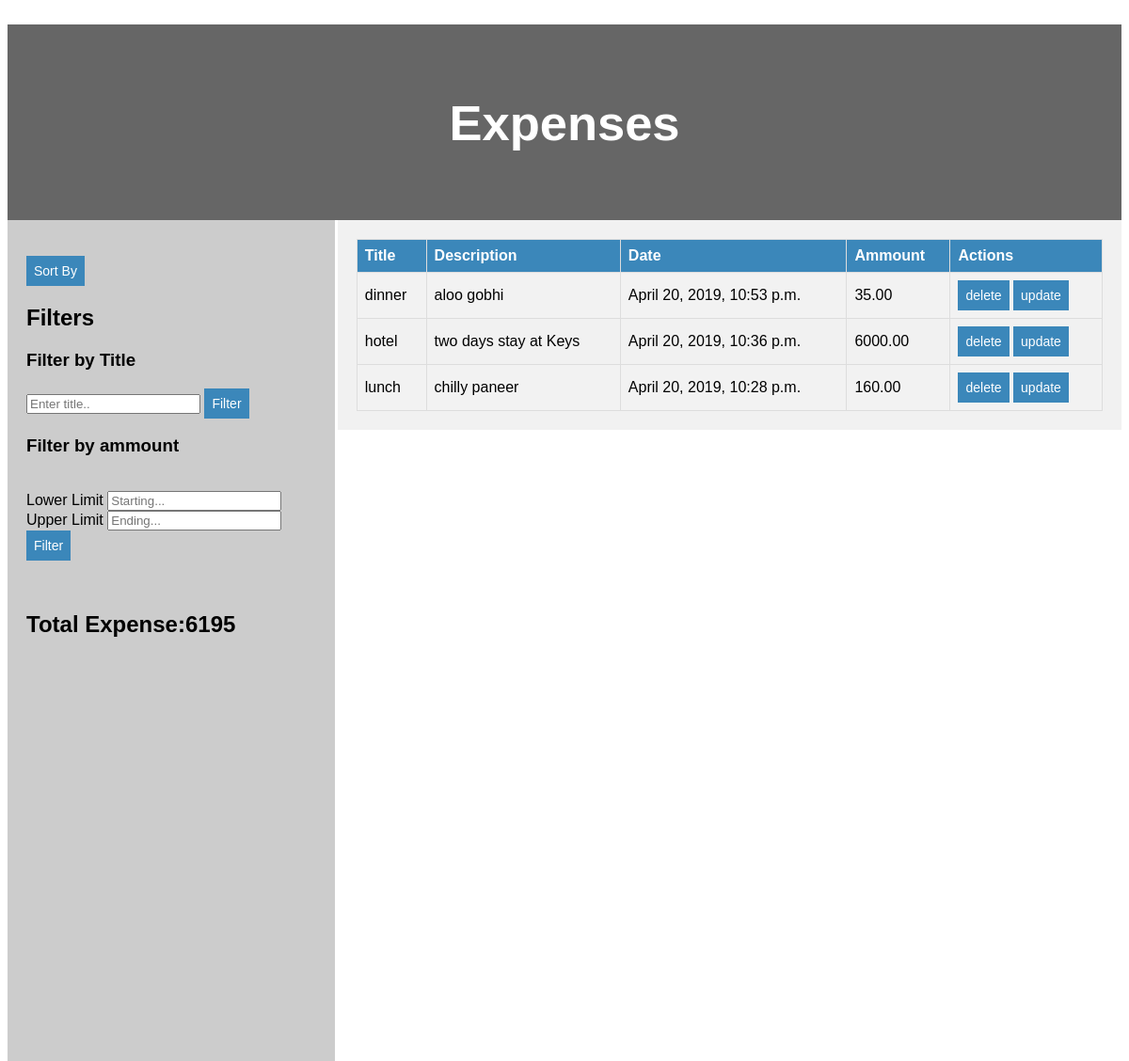
The page /expense_orderby_title/ on the database its author committed.
### expense/models.py (models this page shows)
class expense(models.Model):
	title=models.CharField(max_length=500)
	description=models.TextField(blank=True,null=True)
	ammount=models.DecimalField(decimal_places=2,max_digits=10000)
	date=models.DateTimeField(default=datetime.now, blank=True)

### expense/views.py (the view)
# urls.py: path('expense_orderby_title/',expense_orderby_title),
def expense_orderby_title(request):
	obj=expense.objects.all().order_by('title')
	sum=expense.objects.aggregate(Sum('ammount'))
	context={
	"obje":obj,
	"sum":sum
	}
	return render(request,"expense/details.html",context)

### templates/expense/details.html (shortened to what this page needs)
<html>
<head>
</head>
<body class="body">
	<a href="http://127.0.0.1:8000/home/">Home</a>
	<header>
		<a href="http://127.0.0.1:8000/showexpense/">
  <h2>Expenses</h2></a>
</header>
<nav><br>
<div class="dropdown">
  <button class="dropbtn">Sort By</button>
</div>
<div style="height:100%; width:50%ackground:#000000">
<h2>Filters</h2>
<form action='http://127.0.0.1:8000/filter_view_title/' method='GET' >
	<h3>Filter by Title</h3><input type="text" name='title' placeholder="Enter title.." /> <input  class="dropbtn" type='submit' value='Filter' />
</form>
<form action='http://127.0.0.1:8000/filter_view_ammount/' method='GET'>
	<h3>Filter by ammount</h3><br>Lower Limit <input type="text" name='start' placeholder="Starting..." /> <br>Upper Limit <input type="text" name='end' placeholder="Ending..." />  <input class="dropbtn" type='submit' value='Filter' />
</form>
<br>
<h2>Total Expense:{{sum.ammount__sum}}</h2>
</nav>
<article>
<table id="expense">
	<tr>
    <th>Title</th>
    <th>Description</th>
    <th>Date</th>
    <th>Ammount</th>
    <th>Actions</th>
  </tr>
  {% for item in obje%}
  <tr>
<td>{{item.title}}</td>
<td> {{item.description}}</td>
<td>{{item.date}}</td>
<td> {{item.ammount}} </td>
<td><a href='http://127.0.0.1:8000/deleteexpense/{{item.id}}'><button class="dropbtn">delete</button></a>   <a href='http://127.0.0.1:8000/updateexpense/{{item.id}}'><button class="dropbtn">update</button></a></td>
</tr>
{% endfor %}
</table>
</article>
</body>
</html>

### templates/expense/details.html (style rules this page uses)
.dropbtn { background-color:#3b87ba; color: white; padding: 8px; font-size: 14px; border: none; }
a { text-decoration:none; color:white; }
.body { font-family: "Trebuchet MS", Arial, Helvetica, sans-serif; }
.dropdown { position: relative; display: inline-block; }
header { background-color: #666; padding: 30px; text-align: center; font-size: 35px; color: white; }
nav { float: left; width: 26%; background: #ccc; padding: 20px; }
article { float: right; padding: 20px; width: 67%; background-color: #f1f1f1; }
#expense { font-family: "Trebuchet MS", Arial, Helvetica, sans-serif; border-collapse: collapse; width: 100%; }
#expense td, #expense th { border: 1px solid #ddd; padding: 8px; }
#expense tr:nth-child(even) { background-color: #f2f2f2; }
#expense th { text-align: left; background-color: #3b87ba; color: white; }

### rows shown on the page
expense: title "dinner", description "aloo gobhi", date "April 20, 2019, 10:53 p.m.", ammount "35.00"
expense: title "hotel", description "two days stay at Keys", date "April 20, 2019, 10:36 p.m.", ammount "6000.00"
expense: title "lunch", description "chilly paneer", date "April 20, 2019, 10:28 p.m.", ammount "160.00"

### other values the page prints
{{ sum.ammount__sum }} "6195"
